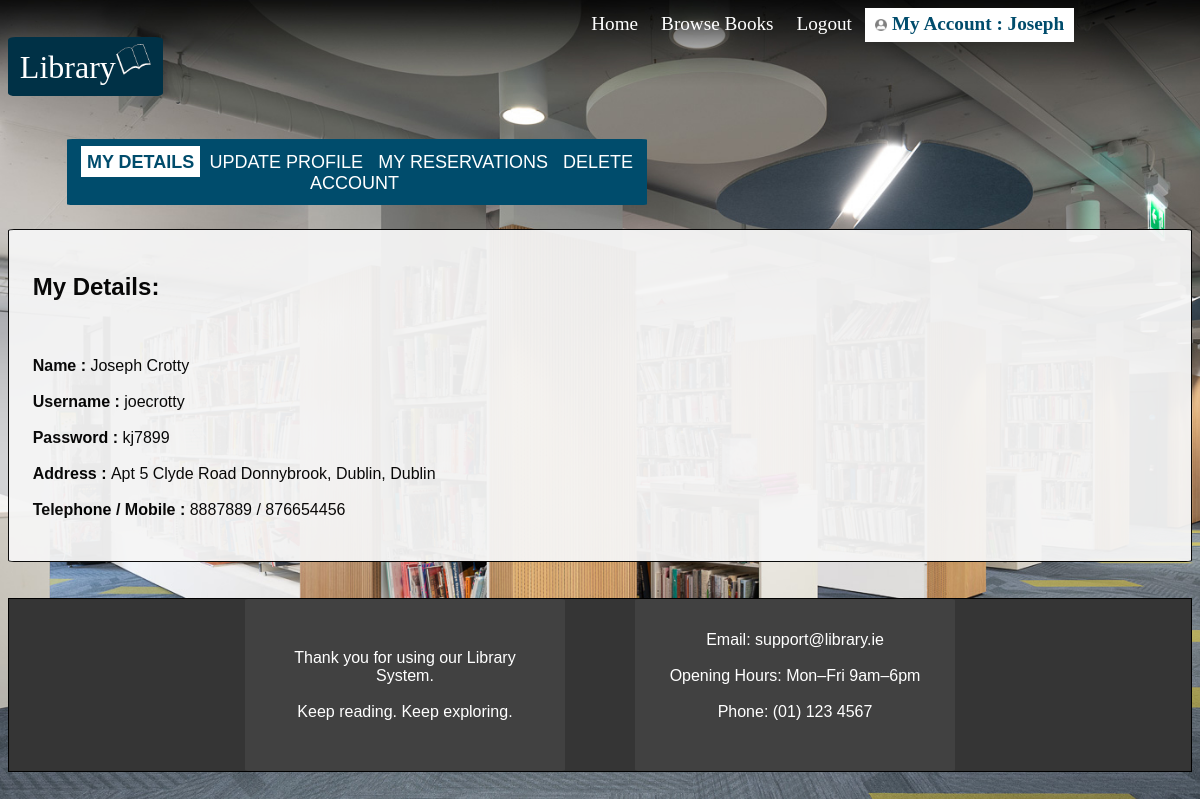
Screenshot of /pages/MyAccount.php (signed in) with the database file from the repository.
### tables this page shows
CREATE TABLE `users` (
  `Username` varchar(20) NOT NULL,
  `Password` varchar(20) NOT NULL,
  `FirstName` varchar(20) NOT NULL,
  `Surname` varchar(20) NOT NULL,
  `AddressLine1` varchar(50) NOT NULL DEFAULT 'none',
  `AddressLine2` varchar(50) NOT NULL,
  `City` varchar(20) NOT NULL DEFAULT 'none',
  `County` varchar(20) NOT NULL DEFAULT 'none',
  `Telephone` varchar(10) NOT NULL DEFAULT 'none',
  `Mobile` varchar(10) NOT NULL DEFAULT 'none'
);

### pages/MyAccount.php (the view, shortened to what the rows shown need)
<?php
include("../library.php");
$User = isset($_SESSION["Users"]) ? $_SESSION["Users"] : null;
?>
<!DOCTYPE html>
<html lang="en">
<html>
<head>
    <link rel="stylesheet" href="../libraryCSS/styles.css">
    <link rel="stylesheet" href="../libraryCSS/background.css">
</head>
<body>
    <header>
        <div class="top-nav-bar">
            <a class="heading" href="Index.php">Home</a>
            <a class="heading" href="Browse.php">Browse Books</a>
            <a class="heading" href="Logout.php">Logout</a>
            <?php
                $sql = "SELECT Username, Password, FirstName, Surname, AddressLine1, AddressLine2, City, County, Telephone, Mobile FROM users WHERE Username='$User'";
                $result = $conn->query($sql);
                if ($result && $row = $result->fetch_assoc()) {
                    echo '<a id="MyAccount" class="heading active" href="MyAccount.php"><img src="../media/accountIcon.png" style="width:1.3%;height:1.3%;" alt="Account icon"> My Account : ' . $row["FirstName"] . '</a>';
                }
            ?>
        </div>
    </header>
    <br><br><br>
    <div id="details">
        <?php
        $action = $_GET['action'] ?? 'details';
        ?>
        <?php if ($action == 'details') { ?>
            <h2>My Details:</h2>
            <br><br>
            <?php
                echo "<a class='loginInput'>Name : </a><a class='detailsText'>" . $row['FirstName'] . " ". $row['Surname'] . "</a><br><br>";
                echo "<a class='loginInput'>Username : </a><a class='detailsText'>" . $row['Username'] . "</a><br><br>";
                echo "<a class='loginInput'>Password : </a><a class='detailsText'>" . $row['Password'] . "</a><br><br>";
                echo "<a class='loginInput'>Address : </a><a class='detailsText'>" . $row['AddressLine1'] . " ". $row['AddressLine2'] . ", " . $row['City'] . ", " . $row['County'] . "</a><br><br>";
                echo "<a class='loginInput'>Telephone / Mobile : </a><a class='detailsText'>" . $row['Telephone'] . " / ". $row['Mobile'] . "</a><br><br>";
            ?>
        <?php } else if ($action == 'update') { ?>
            <style>
                #nav2 {
                    background-color: white;
                    color: #004C6C;
                    font-weight: bold;
                }
            </style>
            <h2>Update Account</h2>
            <?php
                if ((isset($_POST['Username'])) || (isset($_POST['Password'])) || (isset($_POST['FirstName'])) || (isset($_POST['FirstName'])) || (isset($_POST['Surname'])) || (isset($_POST['AddressLine1'])) || (isset($_POST['AddressLine2'])) || (isset($_POST['City'])) || (isset($_POST['County'])) || (isset($_POST['Telephone'])) || (isset($_POST['Mobile']))) {
                    if (!empty($_POST['Username'])) {
                        $username = $conn->real_escape_string($_POST['Username']);
                    } else {
                        $username = $row['Username'];
                    }
                    if (!empty($_POST['Password'])) {
                        $pass = $conn->real_escape_string($_POST['Password']);
                    } else {
                        $pass = $row['Password'];
                    }
                    if (!empty($_POST['FirstName'])) {
                        $fname = $conn->real_escape_string($_POST['FirstName']);
                    } else {
                        $fname = $row['FirstName'];
                    }
                    if (!empty($_POST['Surname'])) {
                        $sname = $conn->real_escape_string($_POST['Surname']);
                    } else {
                        $sname = $row['Surname'];
                    }
                    if (!empty($_POST['AddressLine1'])) {
                        $al1 = $conn->real_escape_string($_POST['AddressLine1']);
                    } else if (empty($row['AddressLine1'])) {
                        $al1 = 'address';
                    } else {
                        $al1 = $row['AddressLine1'];
                    }
                    if (!empty($_POST['AddressLine2'])) {
                        $al2 = $conn->real_escape_string($_POST['AddressLine2']);
                    } else {
                        $al2 = $row['AddressLine2'];
                    }
                    if (!empty($_POST['City'])) {
                        $city = $conn->real_escape_string($_POST['City']);
                    } else if (empty($row['City'])) {
                        $city = 'city';
                    } else {
                        $city = $row['City'];
                    }
                    if (!empty($_POST['County'])) {
                        $county = $conn->real_escape_string($_POST['County']);
                    } else if (empty($row['County'])) {
                        $county = 'none';
                    } else {
                        $county = $row['County'];
                    }
                    if (!empty($_POST['Telephone'])) {
                        $tel = $conn->real_escape_string($_POST['Telephone']);
                    } else if (empty($row['Telephone'])) {
                        $tel = 'none';
                    } else {
                        $tel = $row['Telephone'];
                    }
                    if (!empty($_POST['Mobile'])) {
                        $mob = $conn->real_escape_string($_POST['Mobile']);
                    } else if (empty($row['Mobile'])) {
                        $mob = 'none';
                    } else {
                        $mob = $row['Mobile'];
                    }
                    $oldUsername = $row['Username'];
                    $error = '';
                    if ($username !== $oldUsername) {
                        $stmt = $conn->prepare("SELECT 1 FROM users WHERE Username = ?");
                        if (!$stmt) {
                            die("Prepare failed: " . $conn->error);
                        }
                        $stmt->bind_param("s", $username);
                        $stmt->execute();
                        $stmt->store_result();
                        if ($stmt->num_rows > 0) {
                            $error = "User with this username already exists!";
                        }
                        $stmt->close();
                    }
                    if ($error === '') {
                        $stmt = $conn->prepare("UPDATE users SET Username = ?, Password = ?, FirstName = ?, Surname = ?, AddressLine1 = ?, AddressLine2 = ?, City = ?, County = ?, Telephone = ?, Mobile = ? WHERE Username = ?");
                        if (!$stmt) {
                            die("Prepare failed: " . $conn->error);
                        }
                        $stmt->bind_param("sssssssssss", $username, $pass, $fname, $sname, $al1, $al2, $city, $county, $tel, $mob, $oldUsername);
                        if ($stmt->execute()) {
                            $_SESSION['Users'] = $username;
                            echo '<script>window.location.href="MyAccount.php?action=details";</script>';
                            exit;
                        } else {
                            $error = "Error updating user: " . $stmt->error;
                        }
                        $stmt->close();
                    }
                }
            ?>
            <form method="post" action="">
                <label class="loginInput" for="Username">Username:</label>
                <br>
                <input class="detailsText" type="text" id="Username" name="Username" placeholder="Username">
                <br>
                <label class="loginInput" for="Password">Password:</label>
                <br>
                <input class="detailsText" type="password" id="Password" name="Password" placeholder="Password">
                <br>
                <label class="loginInput" for="FirstName">First name:</label>
                <br>
                <input class="detailsText" type="text" id="FirstName" name="FirstName" placeholder="First name">
                <br>
                <label class="loginInput" for="Surname">Surname:</label>
                <br>
                <input class="detailsText" type="text" id="Surname" name="Surname" placeholder="Surname">
                <br>
                <label class="loginInput" for="AddressLine1">Address line 1:</label>
                <br>
                <input class="detailsText" type="text" id="AddressLine1" name="AddressLine1" placeholder="Address line 1">
                <br>
                <label class="loginInput" for="AddressLine2">Address line 2:</label>
                <br>
                <input class="detailsText" type="text" id="AddressLine2" name="AddressLine2" placeholder="Address line 2">
                <br>
                <label class="loginInput" for="City">City:</label>
                <br>
                <input class="detailsText" type="text" id="City" name="City" placeholder="City">
                <br>
                <p>
                    <select class="loginInput" name="County" id="County">
                        <option value="" disabled selected>Please choose County</option>
                        <option value="Carlow">Carlow</option>
                        <option value="Cavan">Cavan</option>
                        <option value="Clare">Clare</option>
                        <option value="Cork">Cork</option>
                        <option value="Donegal">Donegal</option>
                        <option value="Dublin">Dublin</option>
                        <option value="Galway">Galway</option>
                        <option value="Kerry">Kerry</option>
                        <option value="Kildare">Kildare</option>
                        <option value="Kilkenny">Kilkenny</option>
                        <option value="Laois">Laois</option>
                        <option value="Leitrim">Leitrim</option>
                        <option value="Limerick">Limerick</option>
                        <option value="Longford">Longford</option>
                        <option value="Louth">Louth</option>
                        <option value="Mayo">Mayo</option>
                        <option value="Meath">Meath</option>
                        <option value="Monaghan">Monaghan</option>
                        <option value="Offaly">Offaly</option>
                        <option value="Roscommon">Roscommon</option>
                        <option value="Sligo">Sligo</option>
                        <option value="Tipperary">Tipperary</option>
                        <option value="Waterford">Waterford</option>
                        <option value="Westmeath">Westmeath</option>
                        <option value="Wexford">Wexford</option>
                        <option value="Wicklow">Wicklow</option>
                    </select>
                </p>
                <label class="loginInput" for="Telephone">Telephone:</label>
                <br>
                <input class="detailsText" type="tel" id="Telephone" name="Telephone" placeholder="Eg. 01 234 5678">
                <br>
                <label class="loginInput" for="Mobile">Mobile:</label>
                <br>
                <input class="detailsText" type="tel" id="Mobile" name="Mobile" placeholder="Eg. 083 123 4567">
                <br><br>
                <button class="button" type="submit">
                    <br>
                    <span class="buttontext">UPDATE</span>
                    <br><br>
                </button>
            </form>
        <?php } else if ($action == 'reservation') { ?>
            <style>
                #nav3 {
                    background-color: white;
                    color: #004C6C;
                    font-weight: bold;
                }
            </style>
            <?php
                $page = 1;
                $limit = 5;
                $offset = 0;
                $totalPages = 1;
                $result = null;
                if (isset($_GET["page"]) && is_numeric($_GET["page"])) {
                    $page = intval($_GET["page"]);
                    if ($page < 1) {
                        $page = 1;
                    }
                }
                $offset = ($page - 1) * $limit;
                $countSql = "SELECT COUNT(*) AS total FROM reservations WHERE Username = ?";
                $countStmt = $conn->prepare($countSql);
                if (!$countStmt) {
                    die("Prepare failed: " . $conn->error);
                }
                $countStmt->bind_param("s", $User);
                $countStmt->execute();
                $count_result = $countStmt->get_result();
                $total_rows = 0;
                if ($count_result && $count_result->num_rows === 1) {
                    $row_count = $count_result->fetch_assoc();
                    $total_rows = (int)$row_count["total"];
                }
                if ($total_rows > 0) {
                    $totalPages = ceil($total_rows / $limit);
                }
                $countStmt->close();
                $mainSql = "SELECT b.ISBN, b.BookTitle, b.Author, b.Year, b.Reserved, r.ReservedDate FROM books b INNER JOIN reservations r ON b.ISBN = r.ISBN WHERE r.Username = ? LIMIT ? OFFSET ?";
                $mainStmt = $conn->prepare($mainSql);
                if (!$mainStmt) {
                    die("Prepare failed: " . $conn->error);
                }
                $mainStmt->bind_param("sii", $User, $limit, $offset);
                $mainStmt->execute();
                $result = $mainStmt->get_result();
            ?>
            <h2>My Reservations</h2>
            <?php if ($result && $result->num_rows > 0) { ?>
                <table id="bookTable">
                    <tr>
                        <th>Title</th>
                        <th>Author</th>
                        <th>Year</th>
                        <th>Reserved</th>
                        <th>Action</th>
                    </tr>
                    <?php while ($row = $result->fetch_assoc()) { ?>
                        <tr>
                            <td><?php echo htmlspecialchars($row['BookTitle']); ?></td>
                            <td><?php echo htmlspecialchars($row['Author']); ?></td>
                            <td><?php echo htmlspecialchars($row['Year']); ?></td>
                            <td><?php echo htmlspecialchars($row['Reserved']); ?></td>
                            <td><a id="returnBook" href="../returnBook.php?ISBN=<?php echo urlencode($row['ISBN']); ?>">Return Book</a></td>
                        </tr>
                    <?php } ?>
                </table>
            <?php } else {?>
                <p class="text">You have no book reservations</p>
            <?php } ?>
            <br>
            <center>
                <?php
                    if ($totalPages > 1) {
                        for ($i = 1; $i <= $totalPages; $i++) {
                            if ($i == $page) {
                                echo "<span id='currentPage'>" . $i . "</span> ";
                            } else {
                                echo "<a class='pageLink' href='?page=" . $i . "'>" . $i . "</a> ";
                            }
                        }
                    }
                    if (isset($mainStmt) && $mainStmt instanceof mysqli_stmt) {
                        $mainStmt->close();
                    }
                    $conn->close();
                ?>
            </center>
        <?php } else if ($action == 'delete') { ?>
            <style>
                #nav4 {
                    background-color: white;
                    color: #004C6C;
                    font-weight: bold;
                }
            </style>
            <h2>Delete My Account</h2>
            <br><br>
            <p class="text">Delete all data related to your account</p>
            <br><br><br><br>
            <form type="submit" action="Delete.php">
                <button class="button" type="submit">
                    <br>
                    <span class="buttontext">DELETE ACCOUNT</span>
                    <br><br>
                </button>
            </form>
        <?php } ?>
    </div>
    <br><br>
</body>
</html>

### rows the page displays
users: FirstName "Joseph", Surname "Crotty", Username "joecrotty", Password "kj7899", AddressLine1 "Apt 5 Clyde Road", AddressLine2 "Donnybrook", City "Dublin", County "Dublin", Telephone "8887889", Mobile "876654456"
